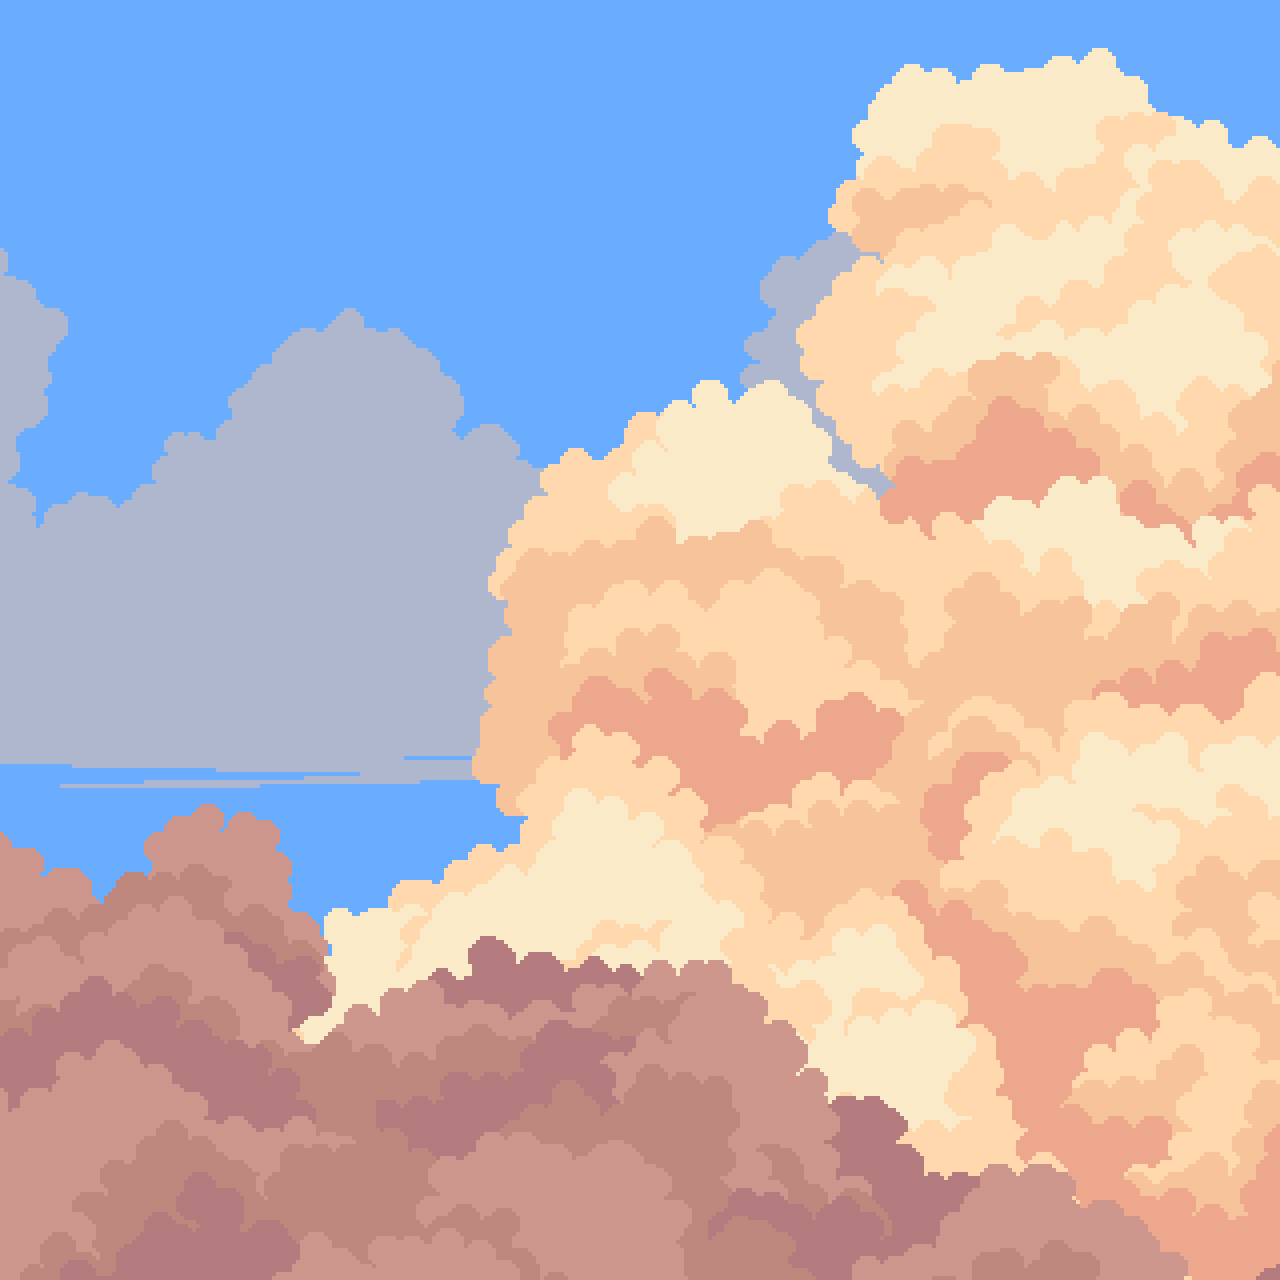

The image is a tile-based game level rendered from a .tmx file. Its description and complete source (layers, tilesets, objects, tile grids) follow:
An orthogonal 20x20 tile map with 64x64 px tiles, 1 tile layer (Tile Layer 1).

<map version="1.10" tiledversion="1.11.2" orientation="orthogonal" renderorder="right-down" width="20" height="20" tilewidth="64" tileheight="64" infinite="0" nextlayerid="2" nextobjectid="1">
 <tileset firstgid="1" name="orig_big1" tilewidth="64" tileheight="64" tilecount="720" columns="36">
  <image source="orig_big1.png" width="2304" height="1296" />
 </tileset>
 <layer id="1" name="Tile Layer 1" width="20" height="20">
  <data encoding="csv">
1,2,3,4,5,6,7,8,9,10,11,12,13,14,15,16,17,18,19,20,
37,38,39,40,41,42,43,44,45,46,47,48,49,50,51,52,53,54,55,56,
73,74,75,76,77,78,79,80,81,82,83,84,85,86,87,88,89,90,91,92,
109,110,111,112,113,114,115,116,117,118,119,120,121,122,123,124,125,126,127,128,
145,146,147,148,149,150,151,152,153,154,155,156,157,158,159,160,161,162,163,164,
181,182,183,184,185,186,187,188,189,190,191,192,193,194,195,196,197,198,199,200,
217,218,219,220,221,222,223,224,225,226,227,228,229,230,231,232,233,234,235,236,
253,254,255,256,257,258,259,260,261,262,263,264,265,266,267,268,269,270,271,272,
289,290,291,292,293,294,295,296,297,298,299,300,301,302,303,304,305,306,307,308,
325,326,327,328,329,330,331,332,333,334,335,336,337,338,339,340,341,342,343,344,
361,362,363,364,365,366,367,368,369,370,371,372,373,374,375,376,377,378,379,380,
397,398,399,400,401,402,403,404,405,406,407,408,409,410,411,412,413,414,415,416,
433,434,435,436,437,438,439,440,441,442,443,444,445,446,447,448,449,450,451,452,
469,470,471,472,473,474,475,476,477,478,479,480,481,482,483,484,485,486,487,488,
505,506,507,508,509,510,511,512,513,514,515,516,517,518,519,520,521,522,523,524,
541,542,543,544,545,546,547,548,549,550,551,552,553,554,555,556,557,558,559,560,
577,578,579,580,581,582,583,584,585,586,587,588,589,590,591,592,593,594,595,596,
613,614,615,616,617,618,619,620,621,622,623,624,625,626,627,628,629,630,631,632,
649,650,651,652,653,654,655,656,657,658,659,660,661,662,663,664,665,666,667,668,
685,686,687,688,689,690,691,692,693,694,695,696,697,698,699,700,701,702,703,704
</data>
 </layer>
</map>
